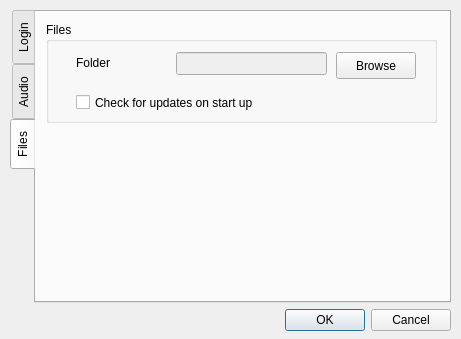
<ui version="4.0" >
 <class>preferencesDialog</class>
 <widget class="QDialog" name="preferencesDialog" >
  <property name="windowModality" >
   <enum>Qt::WindowModal</enum>
  </property>
  <property name="geometry" >
   <rect>
    <x>0</x>
    <y>0</y>
    <width>461</width>
    <height>339</height>
   </rect>
  </property>
  <property name="sizePolicy" >
   <sizepolicy vsizetype="Fixed" hsizetype="Fixed" >
    <horstretch>0</horstretch>
    <verstretch>0</verstretch>
   </sizepolicy>
  </property>
  <property name="windowTitle" >
   <string>Preferences</string>
  </property>
  <property name="sizeGripEnabled" >
   <bool>false</bool>
  </property>
  <property name="modal" >
   <bool>true</bool>
  </property>
  <widget class="QWidget" name="verticalLayoutWidget" >
   <property name="geometry" >
    <rect>
     <x>10</x>
     <y>10</y>
     <width>441</width>
     <height>321</height>
    </rect>
   </property>
   <layout class="QVBoxLayout" name="verticalLayout" >
    <property name="sizeConstraint" >
     <enum>QLayout::SetDefaultConstraint</enum>
    </property>
    <property name="leftMargin" >
     <number>0</number>
    </property>
    <item>
     <widget class="QTabWidget" name="Files" >
      <property name="tabPosition" >
       <enum>QTabWidget::West</enum>
      </property>
      <property name="currentIndex" >
       <number>2</number>
      </property>
      <widget class="QWidget" name="tab" >
       <attribute name="title" >
        <string>Login</string>
       </attribute>
       <widget class="QGroupBox" name="groupBox_2" >
        <property name="geometry" >
         <rect>
          <x>10</x>
          <y>10</y>
          <width>391</width>
          <height>231</height>
         </rect>
        </property>
        <property name="title" >
         <string>Login</string>
        </property>
        <widget class="QLabel" name="label" >
         <property name="geometry" >
          <rect>
           <x>20</x>
           <y>120</y>
           <width>71</width>
           <height>17</height>
          </rect>
         </property>
         <property name="text" >
          <string>Username</string>
         </property>
        </widget>
        <widget class="QLabel" name="label_2" >
         <property name="geometry" >
          <rect>
           <x>20</x>
           <y>160</y>
           <width>61</width>
           <height>17</height>
          </rect>
         </property>
         <property name="text" >
          <string>Password</string>
         </property>
        </widget>
        <widget class="QLabel" name="label_3" >
         <property name="geometry" >
          <rect>
           <x>20</x>
           <y>30</y>
           <width>341</width>
           <height>71</height>
          </rect>
         </property>
         <property name="lineWidth" >
          <number>1</number>
         </property>
         <property name="text" >
          <string>Login if you want to be able to upload your songs, blocks, instruments and/or progressions to the Improviser site (http://improviser.onderstekop.nl/). Login with a name that hasn't been used to register it.</string>
         </property>
         <property name="wordWrap" >
          <bool>true</bool>
         </property>
        </widget>
        <widget class="QLineEdit" name="username" >
         <property name="geometry" >
          <rect>
           <x>130</x>
           <y>120</y>
           <width>221</width>
           <height>23</height>
          </rect>
         </property>
        </widget>
        <widget class="QLineEdit" name="password" >
         <property name="geometry" >
          <rect>
           <x>130</x>
           <y>160</y>
           <width>221</width>
           <height>23</height>
          </rect>
         </property>
         <property name="inputMask" >
          <string/>
         </property>
         <property name="echoMode" >
          <enum>QLineEdit::Password</enum>
         </property>
        </widget>
        <widget class="QCheckBox" name="nologin" >
         <property name="geometry" >
          <rect>
           <x>20</x>
           <y>200</y>
           <width>83</width>
           <height>22</height>
          </rect>
         </property>
         <property name="text" >
          <string>Don't login</string>
         </property>
        </widget>
       </widget>
      </widget>
      <widget class="QWidget" name="tab_2" >
       <attribute name="title" >
        <string>Audio</string>
       </attribute>
       <widget class="QGroupBox" name="groupBox" >
        <property name="geometry" >
         <rect>
          <x>10</x>
          <y>10</y>
          <width>391</width>
          <height>141</height>
         </rect>
        </property>
        <property name="title" >
         <string>Audio</string>
        </property>
        <widget class="QCheckBox" name="no_fluidsynth" >
         <property name="geometry" >
          <rect>
           <x>30</x>
           <y>110</y>
           <width>83</width>
           <height>22</height>
          </rect>
         </property>
         <property name="statusTip" >
          <string>Disable audio output. Only write midi file.</string>
         </property>
         <property name="text" >
          <string>No audio</string>
         </property>
        </widget>
        <widget class="QPushButton" name="browsebutton" >
         <property name="geometry" >
          <rect>
           <x>290</x>
           <y>30</y>
           <width>80</width>
           <height>27</height>
          </rect>
         </property>
         <property name="text" >
          <string>Browse</string>
         </property>
        </widget>
        <widget class="QLabel" name="label_9" >
         <property name="geometry" >
          <rect>
           <x>30</x>
           <y>30</y>
           <width>81</width>
           <height>17</height>
          </rect>
         </property>
         <property name="statusTip" >
          <string>The location of the soundfont to use</string>
         </property>
         <property name="text" >
          <string>Soundfont</string>
         </property>
        </widget>
        <widget class="QLabel" name="label_10" >
         <property name="geometry" >
          <rect>
           <x>30</x>
           <y>70</y>
           <width>81</width>
           <height>17</height>
          </rect>
         </property>
         <property name="text" >
          <string>Audio driver</string>
         </property>
        </widget>
        <widget class="QComboBox" name="driver" >
         <property name="geometry" >
          <rect>
           <x>130</x>
           <y>70</y>
           <width>231</width>
           <height>22</height>
          </rect>
         </property>
        </widget>
        <widget class="QLineEdit" name="soundfont" >
         <property name="enabled" >
          <bool>false</bool>
         </property>
         <property name="geometry" >
          <rect>
           <x>130</x>
           <y>30</y>
           <width>151</width>
           <height>23</height>
          </rect>
         </property>
         <property name="statusTip" >
          <string>The location of the soundfont to use</string>
         </property>
         <property name="text" >
          <string/>
         </property>
        </widget>
       </widget>
      </widget>
      <widget class="QWidget" name="Files" >
       <attribute name="title" >
        <string>Files</string>
       </attribute>
       <widget class="QGroupBox" name="groupBox_3" >
        <property name="geometry" >
         <rect>
          <x>10</x>
          <y>10</y>
          <width>391</width>
          <height>101</height>
         </rect>
        </property>
        <property name="title" >
         <string>Files</string>
        </property>
        <widget class="QPushButton" name="browsefolder" >
         <property name="geometry" >
          <rect>
           <x>290</x>
           <y>30</y>
           <width>80</width>
           <height>27</height>
          </rect>
         </property>
         <property name="text" >
          <string>Browse</string>
         </property>
        </widget>
        <widget class="QLineEdit" name="folder" >
         <property name="enabled" >
          <bool>false</bool>
         </property>
         <property name="geometry" >
          <rect>
           <x>130</x>
           <y>30</y>
           <width>151</width>
           <height>23</height>
          </rect>
         </property>
        </widget>
        <widget class="QLabel" name="label_4" >
         <property name="geometry" >
          <rect>
           <x>30</x>
           <y>30</y>
           <width>51</width>
           <height>21</height>
          </rect>
         </property>
         <property name="text" >
          <string>Folder</string>
         </property>
        </widget>
        <widget class="QCheckBox" name="checkupdates" >
         <property name="geometry" >
          <rect>
           <x>30</x>
           <y>70</y>
           <width>211</width>
           <height>21</height>
          </rect>
         </property>
         <property name="toolTip" >
          <string>Connect to the server and see if there are any new files.</string>
         </property>
         <property name="statusTip" >
          <string/>
         </property>
         <property name="text" >
          <string>Check for updates on start up</string>
         </property>
        </widget>
       </widget>
      </widget>
     </widget>
    </item>
    <item>
     <widget class="QDialogButtonBox" name="buttonBox" >
      <property name="orientation" >
       <enum>Qt::Horizontal</enum>
      </property>
      <property name="standardButtons" >
       <set>QDialogButtonBox::Cancel|QDialogButtonBox::Ok</set>
      </property>
     </widget>
    </item>
   </layout>
  </widget>
 </widget>
 <resources/>
 <connections>
  <connection>
   <sender>buttonBox</sender>
   <signal>rejected()</signal>
   <receiver>preferencesDialog</receiver>
   <slot>reject()</slot>
   <hints>
    <hint type="sourcelabel" >
     <x>316</x>
     <y>260</y>
    </hint>
    <hint type="destinationlabel" >
     <x>286</x>
     <y>274</y>
    </hint>
   </hints>
  </connection>
 </connections>
</ui>
